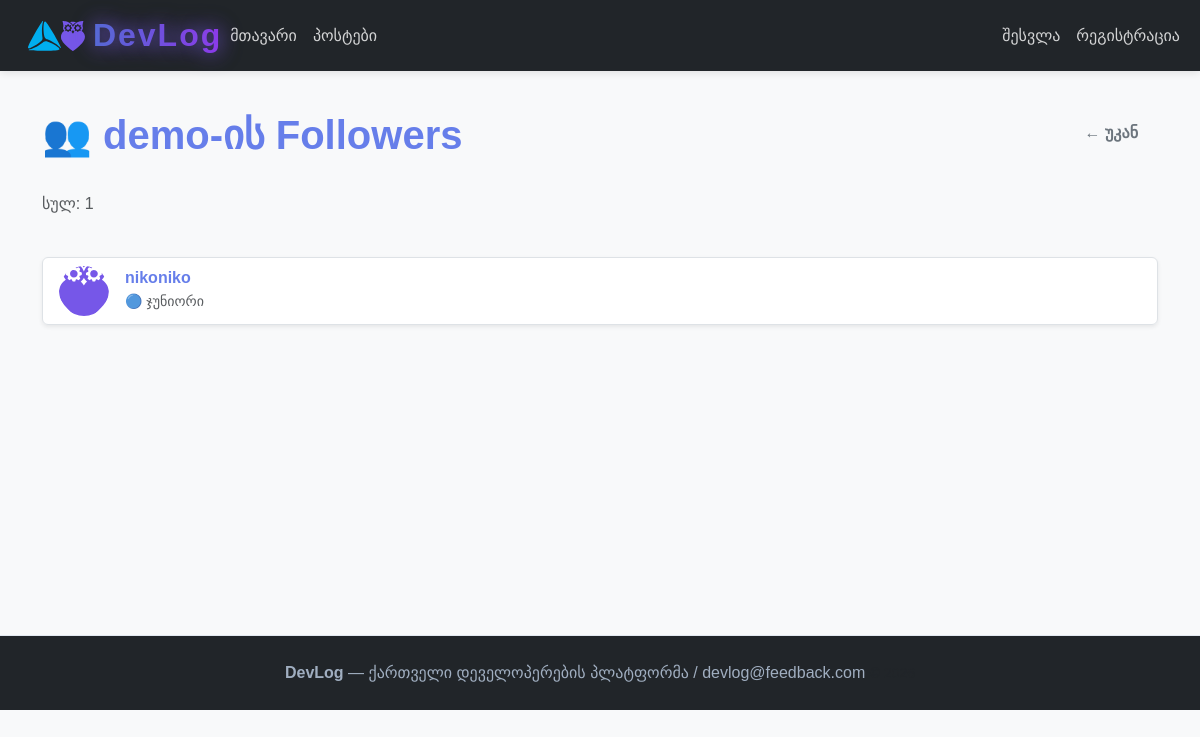
Before: /user/demo/followers with the older database file.
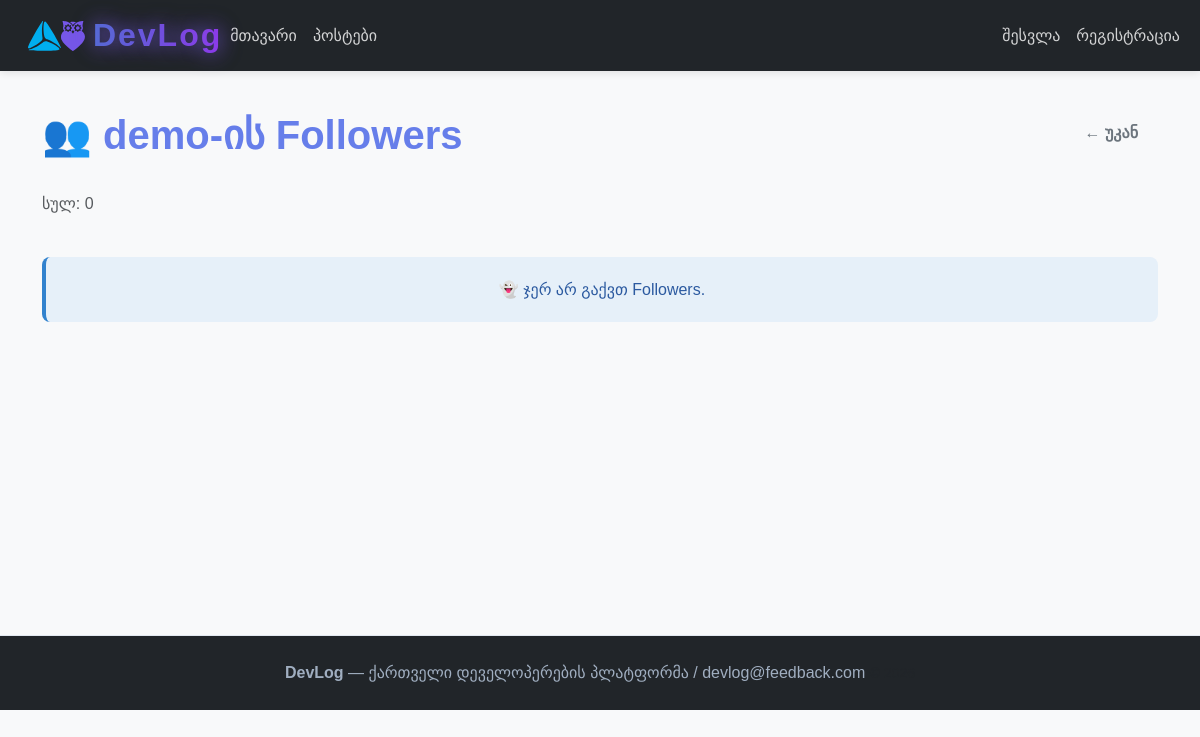
After: the same page with the newer database file.
### models.py (models this page shows, shortened)
class User(db.Model):
    __tablename__ = 'users'
    id = db.Column(db.Integer, primary_key=True)
    username = db.Column(db.String(80), unique=True)
    email = db.Column(db.String(120), unique=True)
    password = db.Column(db.String(255))
    role = db.Column(db.String(20), default='user')
    level = db.Column(db.String(50), default='beginner')
    gender = db.Column(db.String(20), default='other')
    profile_photo = db.Column(db.String(255), default='/static/images/avatar-default.png')
    bio = db.Column(db.Text, default='')
    created_at = db.Column(db.DateTime, default=datetime.now)
    posts = db.relationship('Post', backref='author')
    comments = db.relationship('Comment', backref='author')
    likes = db.relationship('Like', backref='author')
    reposts = db.relationship('Repost', backref='author')
    notifications = db.relationship('Notification', backref='recipient', foreign_keys='Notification.user_id')
    sent_notifications = db.relationship('Notification', backref='sender', foreign_keys='Notification.sender_id')
    messages_sent = db.relationship('Message', backref='sender', foreign_keys='Message.sender_id')
    messages_received = db.relationship('Message', backref='receiver', foreign_keys='Message.receiver_id')
    following = db.relationship(
        'User',
        secondary=follow_table,
        primaryjoin=follow_table.c.follower_id == id,
        secondaryjoin=follow_table.c.followed_id == id,
        backref='followers'
    )

### routes.py (the view)
    @app.route('/user/<username>/followers')
    def view_followers(username):
        user = User.query.filter_by(username=username).first()
        if user is None:
            return "User not found", 404
        followers = user.followers
        return render_template('followers_list.html', user=user, followers=followers)

### app.py (called while the page is built)
def get_current_user():
    if 'user_id' in session:
        user = User.query.get(session['user_id'])
        return user
    return None

def get_unread_count():
    user = get_current_user()
    if user:
        notifications = Notification.query.filter_by(user_id=user.id, is_read=False).all()
        count = len(notifications)
        return count
    return 0

@app.context_processor
def inject_globals():
    user = get_current_user()
    if user:
        user.is_authenticated = True
    return {
        'current_user': user,
        'unread_notifications_count': get_unread_count()
    }

### templates/followers_list.html (shortened to what this page needs)
{% extends "base.html" %}
{% block content %}
<div class="container py-4">
    <div class="row mb-4">
        <div class="col">
            <h1 class="section-title">👥 {{ user.username }}-ის Followers</h1>
            <p class="text-muted">სულ: {{ followers|length }}</p>
        </div>
        <div class="col-auto">
            <a href="{{ url_for('user_profile', username=user.username) }}" class="btn btn-outline-secondary">← უკან</a>
        </div>
    </div>
    {% if followers %}
        <div class="list-group shadow-sm">
            {% for follower in followers %}
                <div class="list-group-item d-flex justify-content-between align-items-center">
                    <div class="d-flex align-items-center gap-3">
                        <img src="{{ follower.profile_photo }}" alt="{{ follower.username }}" class="rounded-circle" width="50" height="50" style="object-fit: cover;">
                        <div>
                            <h6 class="mb-0"><a href="{{ url_for('user_profile', username=follower.username) }}" class="text-decoration-none">{{ follower.username }}</a></h6>
                            <small class="text-muted">
                                {% if follower.level == 'beginner' %}🟢 სტაჟიორი
                                {% elif follower.level == 'junior' %}🔵 ჯუნიორი
                                {% elif follower.level == 'intermediate' %}🟠 საშუალო
                                {% else %}🔴 სენიორი
                                {% endif %}
                            </small>
                        </div>
                    </div>
                </div>
            {% endfor %}
        </div>
    {% else %}
        <div class="alert alert-info text-center">
            👻 ჯერ არ გაქვთ Followers.
        </div>
    {% endif %}
</div>
{% endblock %}

Changed rows visible on the page:
removed User: profile_photo (picture), username "nikoniko", level "🔵 ჯუნიორი"
Other visible differences:
{{ followers|length }}: "1" → "0"
text now shown: "👻 ჯერ არ გაქვთ Followers."
